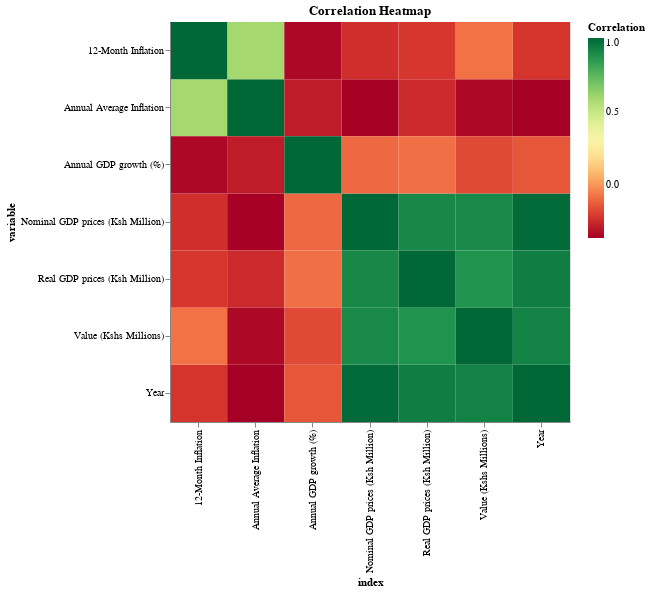

Notebook code cell kept with this figure:
### Markdown cell above
For our final visualization, let's create a heatmap to visualize the correlation matrix. A heatmap provides a color-coded representation of the correlations between different variables in the dataset, making it easy to identify patterns and relationships.A heatmap where each cell represents the correlation between two variables. The color intensity of each cell indicates the strength and direction of the correlation: positive correlations are shown in green, negative correlations in red, and no correlation in yellow.

### Code cell
import altair as alt

# Select only numeric columns for correlation calculation
numeric_data = merged_data.select_dtypes(include=['float64', 'int64'])

# Calculate correlation matrix
correlation_matrix = numeric_data.corr()

# Convert correlation matrix to tidy format
correlation_matrix = correlation_matrix.reset_index().melt(id_vars='index', var_name='variable', value_name='correlation')

# Heatmap
heatmap = alt.Chart(correlation_matrix).mark_rect().encode(
    x='index:O',
    y='variable:O',
    color=alt.Color('correlation:Q', scale=alt.Scale(scheme='redyellowgreen'), legend=alt.Legend(title='Correlation')),
    tooltip=['index', 'variable', 'correlation']
).properties(
    width=400,
    height=400,
    title='Correlation Heatmap'
)

heatmap

### Figure 1 — Vega-Lite specification as saved in the notebook (floating-point values rounded to 4 significant figures)
{"config": {"view": {"continuousWidth": 300, "continuousHeight": 300}}, "data": {"name": "data-e51dd10c554424bc9fdb13a6eea847cd"}, "mark": {"type": "rect"}, "encoding": {"color": {"field": "correlation", "legend": {"title": "Correlation"}, "scale": {"scheme": "redyellowgreen"}, "type": "quantitative"}, "tooltip": [{"field": "index", "type": "nominal"}, {"field": "variable", "type": "nominal"}, {"field": "correlation", "type": "quantitative"}], "x": {"field": "index", "type": "ordinal"}, "y": {"field": "variable", "type": "ordinal"}}, "height": 400, "title": "Correlation Heatmap", "width": 400, "$schema": "https://vega.github.io/schema/vega-lite/v5.17.0.json", "datasets": {"data-e51dd10c554424bc9fdb13a6eea847cd": [{"index": "Year", "variable": "Year", "correlation": 1.0}, {"index": "Annual Average Inflation", "variable": "Year", "correlation": -0.3591}, {"index": "12-Month Inflation", "variable": "Year", "correlation": -0.2182}, {"index": "Nominal GDP prices (Ksh Million)", "variable": "Year", "correlation": 0.9905}, {"index": "Annual GDP growth (%)", "variable": "Year", "correlation": -0.1385}, {"index": "Real GDP prices (Ksh Million)", "variable": "Year", "correlation": 0.9348}, {"index": "Value (Kshs Millions)", "variable": "Year", "correlation": 0.9231}, {"index": "Year", "variable": "Annual Average Inflation", "correlation": -0.3591}, {"index": "Annual Average Inflation", "variable": "Annual Average Inflation", "correlation": 1.0}, {"index": "12-Month Inflation", "variable": "Annual Average Inflation", "correlation": 0.5887}, {"index": "Nominal GDP prices (Ksh Million)", "variable": "Annual Average Inflation", "correlation": -0.3533}, {"index": "Annual GDP growth (%)", "variable": "Annual Average Inflation", "correlation": -0.2827}, {"index": "Real GDP prices (Ksh Million)", "variable": "Annual Average Inflation", "correlation": -0.2485}, {"index": "Value (Kshs Millions)", "variable": "Annual Average Inflation", "correlation": -0.3353}, {"index": "Year", "variable": "12-Month Inflation", "correlation": -0.2182}, {"index": "Annual Average Inflation", "variable": "12-Month Inflation", "correlation": 0.5887}, {"index": "12-Month Inflation", "variable": "12-Month Inflation", "correlation": 1.0}, {"index": "Nominal GDP prices (Ksh Million)", "variable": "12-Month Inflation", "correlation": -0.2336}, {"index": "Annual GDP growth (%)", "variable": "12-Month Inflation", "correlation": -0.3359}, {"index": "Real GDP prices (Ksh Million)", "variable": "12-Month Inflation", "correlation": -0.2146}, {"index": "Value (Kshs Millions)", "variable": "12-Month Inflation", "correlation": -0.08017}, {"index": "Year", "variable": "Nominal GDP prices (Ksh Million)", "correlation": 0.9905}, {"index": "Annual Average Inflation", "variable": "Nominal GDP prices (Ksh Million)", "correlation": -0.3533}, {"index": "12-Month Inflation", "variable": "Nominal GDP prices (Ksh Million)", "correlation": -0.2336}, {"index": "Nominal GDP prices (Ksh Million)", "variable": "Nominal GDP prices (Ksh Million)", "correlation": 1.0}, {"index": "Annual GDP growth (%)", "variable": "Nominal GDP prices (Ksh Million)", "correlation": -0.1}, {"index": "Real GDP prices (Ksh Million)", "variable": "Nominal GDP prices (Ksh Million)", "correlation": 0.9059}, {"index": "Value (Kshs Millions)", "variable": "Nominal GDP prices (Ksh Million)", "correlation": 0.9031}, {"index": "Year", "variable": "Annual GDP growth (%)", "correlation": -0.1385}, {"index": "Annual Average Inflation", "variable": "Annual GDP growth (%)", "correlation": -0.2827}, {"index": "12-Month Inflation", "variable": "Annual GDP growth (%)", "correlation": -0.3359}, {"index": "Nominal GDP prices (Ksh Million)", "variable": "Annual GDP growth (%)", "correlation": -0.1}, {"index": "Annual GDP growth (%)", "variable": "Annual GDP growth (%)", "correlation": 1.0}, {"index": "Real GDP prices (Ksh Million)", "variable": "Annual GDP growth (%)", "correlation": -0.08418}, {"index": "Value (Kshs Millions)", "variable": "Annual GDP growth (%)", "correlation": -0.1716}, {"index": "Year", "variable": "Real GDP prices (Ksh Million)", "correlation": 0.9348}, {"index": "Annual Average Inflation", "variable": "Real GDP prices (Ksh Million)", "correlation": -0.2485}, {"index": "12-Month Inflation", "variable": "Real GDP prices (Ksh Million)", "correlation": -0.2146}, {"index": "Nominal GDP prices (Ksh Million)", "variable": "Real GDP prices (Ksh Million)", "correlation": 0.9059}, {"index": "Annual GDP growth (%)", "variable": "Real GDP prices (Ksh Million)", "correlation": -0.08418}, {"index": "Real GDP prices (Ksh Million)", "variable": "Real GDP prices (Ksh Million)", "correlation": 1.0}, {"index": "Value (Kshs Millions)", "variable": "Real GDP prices (Ksh Million)", "correlation": 0.871}, {"index": "Year", "variable": "Value (Kshs Millions)", "correlation": 0.9231}, {"index": "Annual Average Inflation", "variable": "Value (Kshs Millions)", "correlation": -0.3353}, {"index": "12-Month Inflation", "variable": "Value (Kshs Millions)", "correlation": -0.08017}, {"index": "Nominal GDP prices (Ksh Million)", "variable": "Value (Kshs Millions)", "correlation": 0.9031}, {"index": "Annual GDP growth (%)", "variable": "Value (Kshs Millions)", "correlation": -0.1716}, {"index": "Real GDP prices (Ksh Million)", "variable": "Value (Kshs Millions)", "correlation": 0.871}, {"index": "Value (Kshs Millions)", "variable": "Value (Kshs Millions)", "correlation": 1.0}]}}
